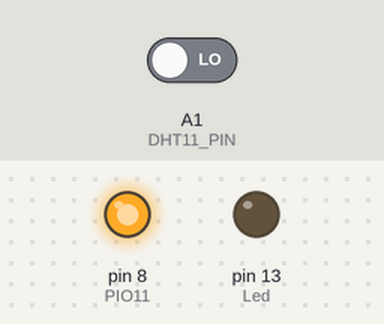
Recording of a sketch running on a simulated Arduino Uno, built with avr-gcc and run on an emulated ATmega328P. Shown: output pins drawn as LEDs (lit = HIGH). The test bench sets the inputs (shaded band); at power-on: A1 (DHT11_PIN) LOW. The modem accepts every AT command (registered, SIM ready, sends succeed) and sends nothing else; pins used as bus, display or sensor lines are not drawn.

Above: at 0.1 s.
At 9.6 s:
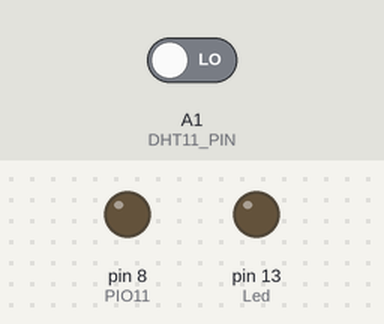
Timing chart, 0 to 11.1 s (numbered marks = the images above):
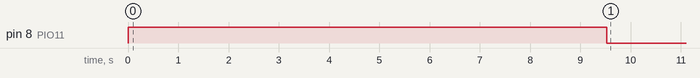

The sketch:

monitor.ino
```cpp
#include <SoftwareSerial.h> //Software Serial Port
#include <dht.h>
#include <avr/wdt.h>

#define RxD 0
#define TxD 1
#define Reset 5
#define PIO11 8
#define Led 13
#define RTS 4
#define DHT11_PIN A1

SoftwareSerial blueToothSerial(RxD,TxD);
dht DHT;

void setup()
{
 //Serial.begin(9600);
 pinMode(RxD, INPUT);
 pinMode(TxD, OUTPUT);
 pinMode(Led, OUTPUT);
 pinMode(PIO11, OUTPUT);
 digitalWrite(PIO11, HIGH);
 pinMode(Reset, OUTPUT);
 digitalWrite(Reset, LOW);
 pinMode(RTS, INPUT);
 wdt_enable(WDTO_8S);
 setupBlueToothConnection();

}

void loop()
{
 char recvChar;
 boolean rtsStatus = true;
 int chk;
 //int cont = 0;
 while(1){
 /*blueToothSerial.print("a");
 delay(500);
 blueToothSerial.print("b");
 delay(500);*/

 wdt_enable(WDTO_4S);
 //Serial.print("DHT11, \t");
 blueToothSerial.print("DHT11, \t");
 chk = DHT.read11(DHT11_PIN);
  switch (chk)
  {
    case DHTLIB_OK:
	        blueToothSerial.print("OK,\t");
               //Serial.print("OK,\t");
		break;
    case DHTLIB_ERROR_CHECKSUM:
		//Serial.print("Checksum error,\t");
                 blueToothSerial.print("Checksum error,\t");
		break;
    case DHTLIB_ERROR_TIMEOUT:
		//Serial.print("Time out error,\t");
                blueToothSerial.print("Time out error,\t");
		break;
    default:
		//Serial.print("Unknown error,\t");
                blueToothSerial.print("Unknown error,\t");
		break;
  }
 // DISPLAY DATA
/* Serial.print(DHT.humidity, 1);
 Serial.print(",\t");
 Serial.println(DHT.temperature, 1);
 delay(1000);*/

 //cont++;
 blueToothSerial.print(DHT.humidity, 1);
 blueToothSerial.print(",\t");
 blueToothSerial.println(DHT.temperature,1);
 blueToothSerial.flush();
// blueToothSerial.println(",\t");
 //blueToothSerial.println(cont);
 delay(1000);
 wdt_reset();


/*
 if(blueToothSerial.available()){//check if there's any data sent from the remote bluetooth shield
 recvChar = blueToothSerial.read();
 if(recvChar == 'a'){
 digitalWrite(Led, HIGH);
 }
 if(recvChar == 'b'){
 digitalWrite(Led, LOW);
 }
 Serial.print(recvChar);
 }
 if(Serial.available()){//check if there's any data sent from the local serial terminal, you can add the other applications here
 recvChar = Serial.read();
 blueToothSerial.print(recvChar);
 }*/

/* if(digitalRead(RTS)){
 if(!rtsStatus){
 rtsStatus = true;
 Serial.print("rts changed true");
 }
 }else{
 if(rtsStatus){
 rtsStatus = false;
 Serial.print("rts changed false");
 }
 }*/
 }
}

void setupBlueToothConnection()
{
 enterATMode();
 sendATCommand();
 sendATCommand("UART=9600,0,0"); //57600
 sendATCommand("ROLE=1"); // define como modo master
 wdt_reset();
 wdt_enable(WDTO_8S);
 sendATCommand("NAME=MONITOR_ARDUINO_1");
 sendATCommand("PSWD=4242"); // define a senha do modo mestre
 //sendATCommand("PAIR=0018,e4,0c680a"); // VERIFICAR!!!
 //sendATCommand("BIND=0018,e4,0c680a"); // endereço MAC
 sendATCommand("CMODE=1"); // CMODE = 1 permite conexao com qualquer endereço
 enterComMode();
 wdt_reset();

}

void resetBT()
{
 digitalWrite(Reset, LOW);
 delay(2000);
 digitalWrite(Reset, HIGH);
}

void enterComMode()
{
 blueToothSerial.flush();
 delay(500);
 digitalWrite(PIO11, LOW);
 resetBT();
 delay(500);
 blueToothSerial.begin(9600);//57600
}

void enterATMode()
{
 blueToothSerial.flush();
 delay(500);
 digitalWrite(PIO11, HIGH);
 resetBT();
 delay(500);
 blueToothSerial.begin(38400);

}

void sendATCommand(char *command)
{
 blueToothSerial.print("AT");
 if(strlen(command) > 1){
 blueToothSerial.print("+");
 blueToothSerial.print(command);
  delay(1000);//100
 }
 blueToothSerial.print("\r\n");
}

void sendATCommand()
{
 blueToothSerial.print("AT\r\n");
 delay(1000);//100
}
```
